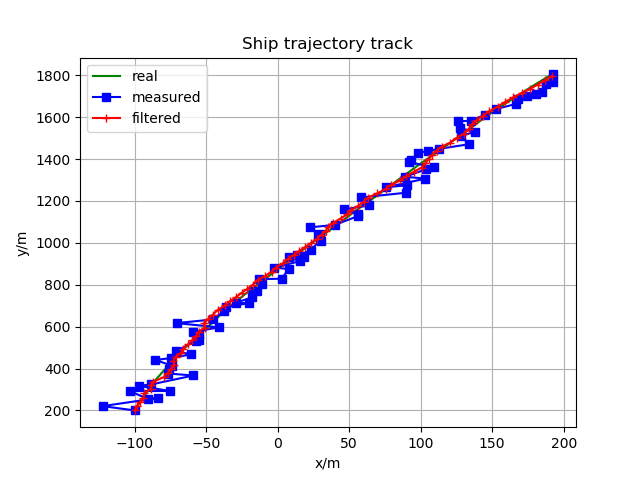

Write Python code to recreate this figure.
#!/usr/bin/python
# -*- coding: utf-8 -*-

import numpy as np
from matplotlib import pyplot as plt

'''参数初始化'''
T = 1 # GPS反馈周期
N = 80 / T
X = np.zeros((4, N), dtype=float)
X[:, 0] = [-100, 2, 200, 20]
Z = np.zeros((2, N), dtype=float)
Z[:, 0] = [X[0, 0], X[2, 0]]
w = 1e-2
Q = w * np.diag([0.5, 1, 0.5, 1])
R = 100 * np.eye(2)
F = np.array([[1, T, 0, 0],
              [0, 1, 0, 0],
              [0, 0, 1, T],
              [0, 0, 0, 1]])
H = np.array([[1, 0, 0, 0],
              [0, 0, 1, 0]])

'''真实轨迹'''
for t in range(1, N):
    A = X[:, t-1]
    X[:, t] = F.dot(X[:, t-1])+ np.sqrt(Q).dot(np.random.randn(4, 1)).flatten()
    Z[:, t] = H.dot(X[:, t]) + np.transpose(np.sqrt(R).dot(np.random.randn(2, 1)))

Xkf = np.zeros((4, N), dtype=float)
Xkf[:, 0] = X[:, 0]
P = np.eye(4)

'''卡尔曼滤波'''
for i in range(1, N):
    # 预测(predict)

    Xpre = F.dot(Xkf[:, i-1])
    Ppre = (F.dot(P)).dot(np.transpose(F)) + Q

    # 更新(update)
    K = Ppre.dot(np.transpose(H)).dot(np.linalg.inv(H.dot(Ppre).dot(np.transpose(H)) + R))
    Xkf[:, i] = Xpre + K.dot(Z[:, i] - H.dot(Xpre))
    P = (np.eye(4) - K.dot(H)).dot(Ppre)

'''结果'''
plt.plot(X[0,:], X[2, :], 'g-', label="real")
plt.plot(Z[0,:], Z[1, :], 'b-s', label="measured")
plt.plot(Xkf[0, :], Xkf[2, :], 'r-+', label="filtered")
plt.xlabel("x/m")
plt.ylabel("y/m")
plt.title("Ship trajectory track")
plt.grid(True)
plt.legend(loc=('upper left'))
plt.show()
